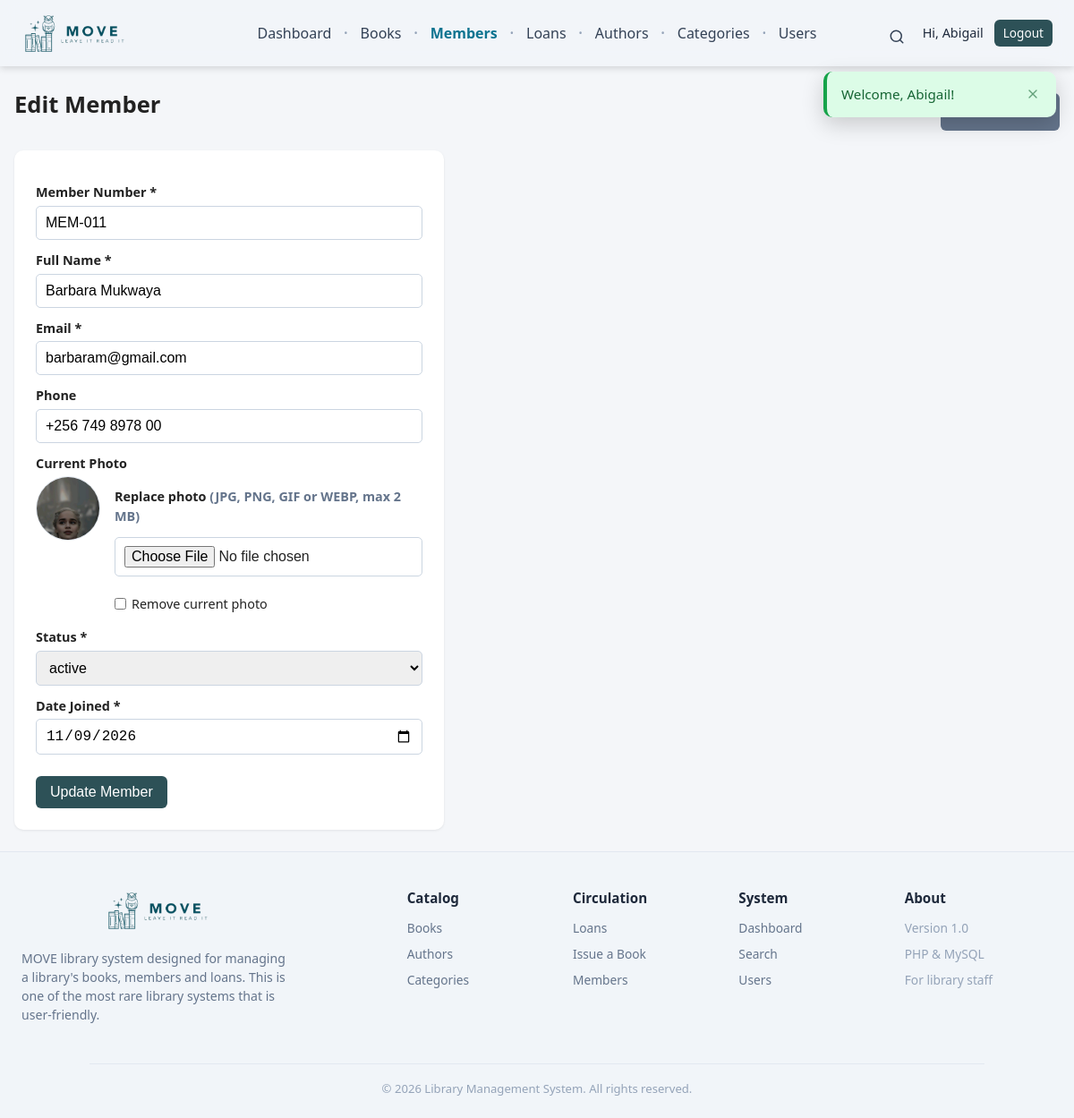
/members/edit.php?id=16 (signed in), run on the app's committed database.
### tables this page shows
CREATE TABLE `members` (
  `id` int(11) NOT NULL AUTO_INCREMENT,
  `member_number` varchar(50) NOT NULL,
  `full_name` varchar(150) NOT NULL,
  `email` varchar(150) NOT NULL,
  `phone` varchar(30) NOT NULL,
  `photo` varchar(255) DEFAULT NULL,
  `status` enum('active','suspended') NOT NULL DEFAULT 'active',
  `date_joined` date NOT NULL,
  `created_at` timestamp NOT NULL DEFAULT current_timestamp(),
  PRIMARY KEY (`id`),
  UNIQUE KEY `member_number` (`member_number`),
  UNIQUE KEY `email` (`email`)
);

### members/edit.php (the view, shortened to what this page needs)
<?php
require_once __DIR__ . '/../config/database.php';
$id = (int) ($_GET['id'] ?? $_POST['id'] ?? 0);
$stmt = $pdo->prepare('SELECT * FROM members WHERE id = ?');
$stmt->execute([$id]);
$member = $stmt->fetch();
$member_number = $member['member_number']; $full_name = $member['full_name'];
$email = $member['email']; $phone = $member['phone'];
$status = $member['status']; $date_joined = $member['date_joined'];
$photo = $member['photo'];
require_once __DIR__ . '/../includes/header.php';
?>
<div class="toolbar">
    <h1>Edit Member</h1>
    <a class="btn btn-secondary" href="index.php">&larr; Back to list</a>
</div>
<div class="form-card">
    <form method="post" action="edit.php" enctype="multipart/form-data">
        <label for="member_number">Member Number *</label>
        <input type="text" id="member_number" name="member_number" value="<?= e($member_number) ?>" required>
        <label for="full_name">Full Name *</label>
        <input type="text" id="full_name" name="full_name" value="<?= e($full_name) ?>" required>
        <label for="email">Email *</label>
        <input type="email" id="email" name="email" value="<?= e($email) ?>" required>
        <label for="phone">Phone</label>
        <input type="text" id="phone" name="phone" value="<?= e($phone) ?>">
        <label>Current Photo</label>
        <div class="photo-edit">
            <?php member_avatar($photo, $full_name, 72); ?>
            <div class="photo-edit-controls">
                <label for="photo" class="photo-edit-label">
                    <?= $photo ? 'Replace photo' : 'Add a photo' ?>
                    <span class="text-muted">(JPG, PNG, GIF or WEBP, max 2 MB)</span>
                </label>
                <input type="file" id="photo" name="photo" accept="image/jpeg,image/png,image/gif,image/webp">
                <?php if ($photo): ?>
                    <label class="photo-remove">
                        <input type="checkbox" name="remove_photo" value="1"> Remove current photo
                    </label>
                <?php endif; ?>
            </div>
        </div>
        <label for="status">Status *</label>
        <select id="status" name="status" required>
            <option value="active"    <?= $status === 'active'    ? 'selected' : '' ?>>active</option>
        </select>
        <label for="date_joined">Date Joined *</label>
        <input type="date" id="date_joined" name="date_joined" value="<?= e($date_joined) ?>" required>
        <br><br>
        <button type="submit" class="btn">Update Member</button>
    </form>
</div>
<?php require_once __DIR__ . '/../includes/footer.php'; ?>

### includes/functions.php (shortened to what this page needs)
<?php
function e(mixed $text): string
{
    return htmlspecialchars((string) ($text ?? ''), ENT_QUOTES, 'UTF-8');
}
function show_message()
{
    if (isset($_SESSION['message'])) {
        $msg = $_SESSION['message'];
        echo '<div class="toast toast-' . e($msg['type']) . '" role="alert">'
           . '<span class="toast-text">' . e($msg['text']) . '</span>'
           . '<button type="button" class="toast-close" aria-label="Dismiss"'
           . ' onclick="this.parentNode.remove()">'
           . '<svg width="16" height="16" viewBox="0 0 24 24" fill="none" stroke="currentColor"'
           . ' stroke-width="2" stroke-linecap="round" stroke-linejoin="round">'
           . '<line x1="18" y1="6" x2="6" y2="18"/><line x1="6" y1="6" x2="18" y2="18"/></svg>'
           . '</button></div>';
    }
}
function member_avatar($photo, $name, $size = 40, $base = '../')
{
    $px = (int) $size;
    if ($photo) {
        $src = $base . 'assets/uploads/members/' . rawurlencode(basename($photo));
        echo '<img class="avatar" src="' . e($src) . '" alt="' . e($name) . '"'
           . ' style="width:' . $px . 'px;height:' . $px . 'px;">';
    } else {
        echo '<span class="avatar avatar-initials" aria-hidden="true"'
           . ' style="width:' . $px . 'px;height:' . $px . 'px;font-size:' . round($px * 0.4) . 'px;">'
           . e(member_initials($name))
           . '</span>';
    }
}

### assets/css/style.css (style rules this page uses)
* { box-sizing: border-box; margin: 0; padding: 0; }
img { max-width: 100%; height: auto; }
body { font-family: "Segoe UI", Arial, sans-serif; background: #f4f6f9; color: #222; line-height: 1.5; -webkit-font-smoothing: antialiased; display: flex; flex-direction: column; min-height: 100vh; }
a { color: #2563eb; text-decoration: none; }
h1 { font-size: 1.6rem; margin-bottom: 16px; }
.form-card { background: #fff; padding: 24px; border-radius: 10px; box-shadow: 0 1px 3px rgba(0,0,0,.08); max-width: 480px; }
label { display: block; margin: 12px 0 4px; font-weight: 600; font-size: .9rem; }
input, select, textarea { width: 100%; padding: 9px 10px; border: 1px solid #cbd5e1; border-radius: 5px; font-size: 1rem; }
.btn { display: inline-block; background: #2d5157; color: #fff; padding: 9px 16px; border: none; border-radius: 6px; font-size: 1rem; cursor: pointer; text-decoration: none; transition: background .15s, transform .05s; }
.btn-secondary { background: #64748b; }
.toast { position: fixed; top: 80px; right: 20px; z-index: 200; display: flex; align-items: center; gap: 12px; min-width: 260px; max-width: 360px; padding: 14px 16px; border-radius: 10px; box-shadow: 0 8px 24px rgba(0,0,0,.18); font-size: .95rem; border-left: 4px solid; animation: toast-in .3s ease-out; }
.toast-text { flex: 1; }
.toast-close { background: none; border: none; cursor: pointer; color: inherit; opacity: .6; padding: 2px; display: flex; }
.toast-success { background: #dcfce7; color: #166534; border-left-color: #16a34a; }
.toolbar { display: flex; justify-content: space-between; align-items: center; margin-bottom: 16px; gap: 12px; flex-wrap: wrap; }
.text-muted { color: #64748b; }
.avatar { display: inline-flex; align-items: center; justify-content: center; width: 40px; height: 40px; border-radius: 50%; object-fit: cover; vertical-align: middle; border: 1px solid #e2e8f0; background: #f1f5f9; overflow: hidden; flex: none; }
.photo-edit { display: flex; align-items: flex-start; gap: 16px; margin: 4px 0 8px; }
.photo-edit .avatar { width: 72px; height: 72px; }
.photo-edit-controls { display: flex; flex-direction: column; gap: 8px; min-width: 0; }
.photo-edit-label { font-weight: 600; }
.photo-remove { display: inline-flex; align-items: center; gap: 6px; font-weight: 400; }
.photo-remove input { width: auto; }

### data on the page
members: member_number "MEM-011", full_name "Barbara Mukwaya", email "barbaram@gmail.com", phone "+256 749 8978 00", photo (picture), status "active", date_joined "11/09/2026"

### other printed values
$_SESSION['full_name'] "Abigail"
$msg['text'] "Welcome, Abigail!"
